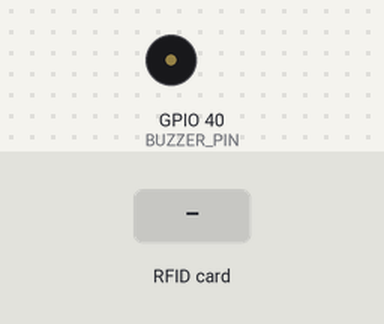
The sketch below on a simulated ESP32-S3. Shown: buzzer (waves = sounding). The inputs (shaded band) are chosen by the test bench. Nothing arrives over Bluetooth unless stated; a phone connects over Bluetooth LE 3 s after start; what the sketch prints to the serial monitor is not drawn.

Above: at 1.5 s.
1.6 s: RFID card 5E 7A 19 C4 held to the reader
At 2.0 s:
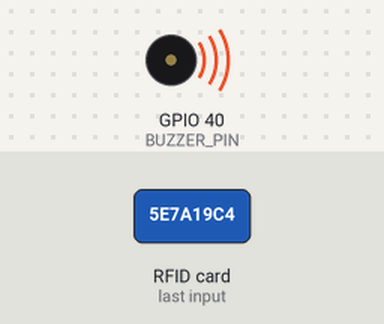
Timing chart, 0 to 4.6 s (numbered marks = the images above; inputs shaded):
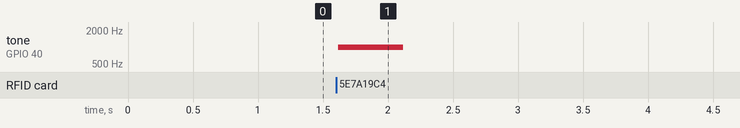

Measured:
- after the input at 1.6 s, tone on GPIO 40 (BUZZER_PIN): silent → 1000 Hz at once, → silent 0.50 s later

The sketch:

reader.ino
```cpp
#include <Arduino.h>
#include <SPI.h>
#include <MFRC522.h>

// ==== BLE (Arduino BLE) ====
#include <BLEDevice.h>
#include <BLEServer.h>
#include <BLEUtils.h>
#include <BLE2902.h>

// ---------------- Pins ----------------
#define BUZZER_PIN 40
#define PIN_SCK    13
#define PIN_MISO   11
#define PIN_MOSI   12
#define PIN_RST    10   // shared RST for all readers

// Unique SS (SDA) per reader
#define SS_A 14
#define SS_B 4
#define SS_C 15

// ---------------- RC522 Readers ----------------
static const uint8_t NUM_READERS = 3;
uint8_t SS_PINS[NUM_READERS] = { SS_A, SS_B, SS_C };
MFRC522 readers[NUM_READERS] = {
  MFRC522(SS_A, PIN_RST),
  MFRC522(SS_B, PIN_RST),
  MFRC522(SS_C, PIN_RST)
};

// category names per reader index
const char* CATEGORY_OF_IDX(uint8_t idx) {
  switch (idx) {
    case 0: return "grocery"; // SS_A
    case 1: return "dining";  // SS_B
    case 2: return "online";  // SS_C
    default: return "unknown";
  }
}

// ---------------- BLE UUIDs ----------------
static const char* SERVICE_UUID  = "275dc6e0-dff5-4b56-9af0-584a5768a02a";
static const char* CHAR_UUID     = "9b2a6a1f-4f8a-4c67-9d2a-62b3c1a8e0ff"; // notify-only

// BLE globals
BLEServer*         g_server    = nullptr;
BLECharacteristic* g_char      = nullptr;
volatile bool      g_connected = false;

// ---------------- BLE Callbacks ----------------
class ServerCallbacks : public BLEServerCallbacks {
  void onConnect(BLEServer* pServer) override {
    g_connected = true;
    Serial.println("[BLE] Central connected");
  }
  void onDisconnect(BLEServer* pServer) override {
    g_connected = false;
    Serial.println("[BLE] Central disconnected; advertising…");
    pServer->getAdvertising()->start();
  }
};

// Helper: notify JSON string if connected
static void notify_json(const String& json) {
  if (!g_connected || !g_char) return;
  g_char->setValue((uint8_t*)json.c_str(), json.length());
  g_char->notify();
  Serial.print("[BLE] Notified: "); Serial.println(json);
}

// ---------------- RFID Task ----------------
void RFIDBuzzerTask(void *) {
  // Ensure all CS high (deselected) and RC522 out of reset
  for (uint8_t i = 0; i < NUM_READERS; ++i) {
    pinMode(SS_PINS[i], OUTPUT);
    digitalWrite(SS_PINS[i], HIGH);
  }
  pinMode(PIN_RST, OUTPUT);
  digitalWrite(PIN_RST, HIGH);

  // Init SPI readers
  for (uint8_t i = 0; i < NUM_READERS; ++i) {
    readers[i].PCD_Init(SS_PINS[i], PIN_RST);
    delay(50);
    byte ver = readers[i].PCD_ReadRegister(readers[i].VersionReg);
    Serial.printf("Reader %u VersionReg: 0x%02X\n", i, ver);
  }

  // Buzzer
  ledcAttach(BUZZER_PIN, 1000, 11);

  // Poll readers round-robin
  for (;;) {
    for (uint8_t idx = 0; idx < NUM_READERS; ++idx) {
      MFRC522 &r = readers[idx];

      if (!r.PICC_IsNewCardPresent()) continue;
      if (!r.PICC_ReadCardSerial())   continue;

      // Build UID as HEX (no separators), e.g., "04A1B2C3"
      char uidHex[3 * 10] = {0}; // RC522 UIDs are usually <= 10 bytes; adjust if needed
      char* p = uidHex;
      for (byte i = 0; i < r.uid.size; i++) {
        sprintf(p, "%02X", r.uid.uidByte[i]);
        p += 2;
      }

      const char* category = CATEGORY_OF_IDX(idx);

      // Beep on detection
      ledcWriteTone(BUZZER_PIN, 1000);
      vTaskDelay(pdMS_TO_TICKS(500));
      ledcWriteTone(BUZZER_PIN, 0);

      // Log & notify JSON: {"uid":"...","category":"..."}
      Serial.printf("[Reader %u][%s] UID:%s\n", idx, category, uidHex);
      String payload = String("{\"uid\":\"") + uidHex + "\",\"category\":\"" + category + "\"}";
      notify_json(payload);

      // Clean end & debounce
      r.PICC_HaltA();
      r.PCD_StopCrypto1();
      vTaskDelay(pdMS_TO_TICKS(80));
    }
    vTaskDelay(pdMS_TO_TICKS(5));
  }
}

void setup() {
  Serial.begin(115200);
  delay(300);
  while (!Serial) delay(10);

  // SPI bus for all readers
  SPI.begin(PIN_SCK, PIN_MISO, PIN_MOSI);

  // ---- BLE init ----
  BLEDevice::init("ESP32 Server");
  BLEDevice::setMTU(185); // optional
  g_server = BLEDevice::createServer();
  g_server->setCallbacks(new ServerCallbacks());

  BLEService* svc = g_server->createService(SERVICE_UUID);

  g_char = svc->createCharacteristic(
    CHAR_UUID,
    BLECharacteristic::PROPERTY_NOTIFY
  );
  g_char->addDescriptor(new BLE2902()); // CCCD for notifications

  svc->start();

  // Advertise the service UUID so centrals can find it
  BLEAdvertising* adv = g_server->getAdvertising();
  adv->addServiceUUID(SERVICE_UUID);
  adv->setScanResponse(true);
  adv->start();
  Serial.println("[BLE] Advertising started");

  // ---- Start RFID task ----
  Serial.println("Starting: 3× RC522, shared RST, tap→JSON notify");
  xTaskCreatePinnedToCore(RFIDBuzzerTask, "RFIDBuzzerTask",
                          6144, nullptr, 3, nullptr, 1);
}

void loop() {
  // nothing; tasks and BLE callbacks do the work
}
```
